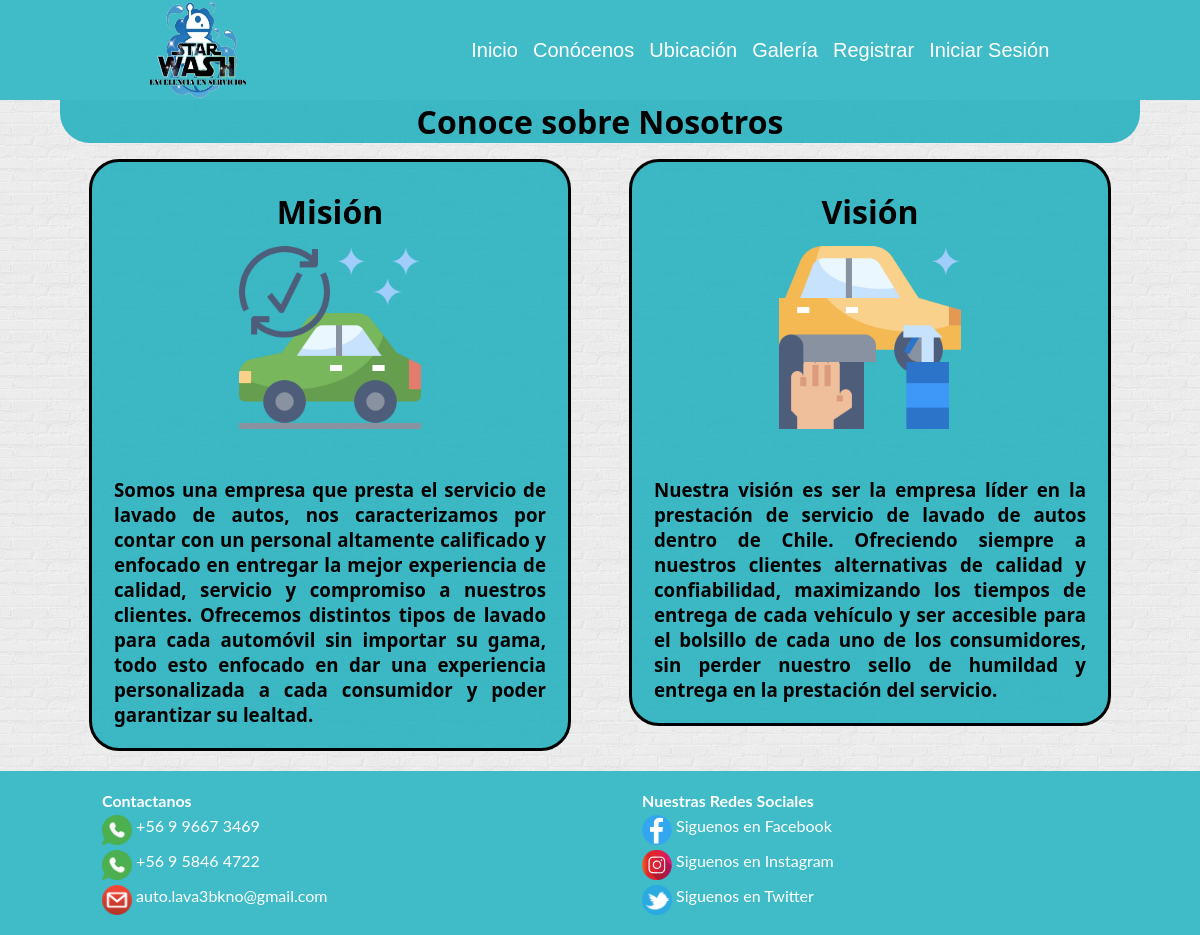
Page /conocenos/ on the committed database.
### StarWash/models.py (models this page shows, shortened)
class MisionVision(models.Model):
    nombre=models.CharField(max_length=60,primary_key=True)
    mision = models.TextField()
    imagenMision=models.ImageField(upload_to='misionVision',null=True)
    vision = models.TextField()
    imagenVision=models.ImageField(upload_to='misionVision',null=True)

### StarWash/views.py (the view)
# urls.py: path('conocenos/',conocenos,name="CONOCENOS"),
def conocenos(request):
    myv = MisionVision.objects.all()
    return render(request,'web/conocenos.html',{'myv':myv})

### StarWash/templates/web/conocenos.html (shortened to what this page needs)
{% extends "web/base.html" %}
{% load static%}
{% block contenido %}
    <h1>Conoce sobre Nosotros</h1>
    {% for item in myv %}
    <div class="conocenos">
        <div class="mision">
            <h2>Misión</h2>
                        <img src="{{item.imagenMision.url}}" alt="">
            <h3>
                {{item.mision}}
            </h3>
        </div>
        <div class="vision">
            <h2>Visión</h2>
                        <img src="{{item.imagenVision.url}}" alt="">
            <h3>
                {{item.vision}}
            </h3>
        </div>
    </div>
    {% endfor %}
{% endblock contenido %}

### StarWash/static/css/estilos.css (style rules this page uses)
* { margin: 0 auto; }
.container h1 { background: #1abc; text-align: center; margin-bottom: 5px; border-bottom-left-radius: 30px; border-bottom-right-radius: 30px; }
body { font-family: 'lato'; }
.conocenos { display: flex; flex-wrap: wrap; margin: 0 auto; justify-content: center; }
.mision { margin-top: 1%; margin-bottom: 20px; width: 40%; height: 40%; min-height: 500px; min-width: 220px; padding: 2%; align-content: center; text-align: center; background-color: #1abc; border-radius: 30px; border: solid black; }
.mision img { width: 45%; text-align: center; margin-bottom: 7px; }
.mision h2 { margin-top: 7px; text-align: center; margin-bottom: 7px; font-size: xx-large; }
.mision h3 { margin-top: 30px; text-align: justify; float: left; }
.vision { margin-top: 1%; margin-bottom: 20px; width: 40%; height: 40%; min-height: 500px; min-width: 220px; padding: 2%; align-content: center; text-align: center; background-color: #1abc; border-radius: 30px; border: solid black; }
.vision img { width: 45%; text-align: center; margin-bottom: 7px; }
.vision h2 { margin-top: 7px; text-align: center; margin-bottom: 7px; font-size: xx-large; }
.vision h3 { margin-top: 30px; text-align: justify; float: left; }

### rows in the picture
MisionVision: imagenMision (picture), mision "Somos una empresa que presta el servicio de lavado de autos, nos caracterizamos por contar con un personal altamente calificado y enfocado en entregar la mejor experiencia de calidad, servicio y compromiso a nuestros clientes. Ofrecemos distintos tipos de lavado para cada automóvil sin importar su gama, todo esto enfocado en dar una experiencia personalizada a cada consumidor y poder garantizar su lealtad.", imagenVision (picture), vision "Nuestra visión es ser la empresa líder en la prestación de servicio de lavado de autos dentro de Chile. Ofreciendo siempre a nuestros clientes alternativas de calidad y confiabilidad, maximizando los tiempos de entrega de cada vehículo y ser accesible para el bolsillo de cada uno de los consumidores, sin perder nuestro sello de humildad y entrega en la prestación del servicio."
